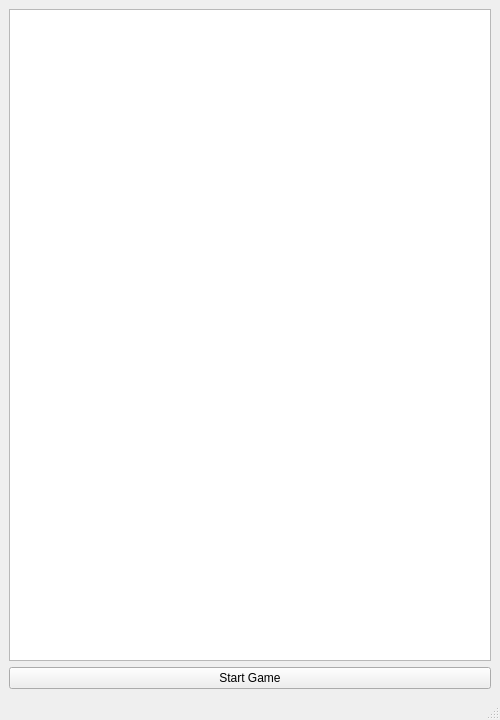
<?xml version="1.0" encoding="UTF-8"?>
<ui version="4.0">
 <class>MainWindow</class>
 <widget class="QMainWindow" name="MainWindow">
  <property name="geometry">
   <rect>
    <x>0</x>
    <y>0</y>
    <width>500</width>
    <height>720</height>
   </rect>
  </property>
  <property name="windowTitle">
   <string>Flappy Bird</string>
  </property>
  <widget class="QWidget" name="centralwidget">
   <layout class="QVBoxLayout" name="verticalLayout">
    <item>
     <widget class="QGraphicsView" name="graphicsView"/>
    </item>
    <item>
     <widget class="QPushButton" name="startGameBotton">
      <property name="text">
       <string>Start Game</string>
      </property>
     </widget>
    </item>
   </layout>
  </widget>
  <widget class="QMenuBar" name="menubar">
   <property name="geometry">
    <rect>
     <x>0</x>
     <y>0</y>
     <width>500</width>
     <height>21</height>
    </rect>
   </property>
  </widget>
  <widget class="QStatusBar" name="statusbar"/>
 </widget>
 <resources/>
 <connections/>
</ui>
